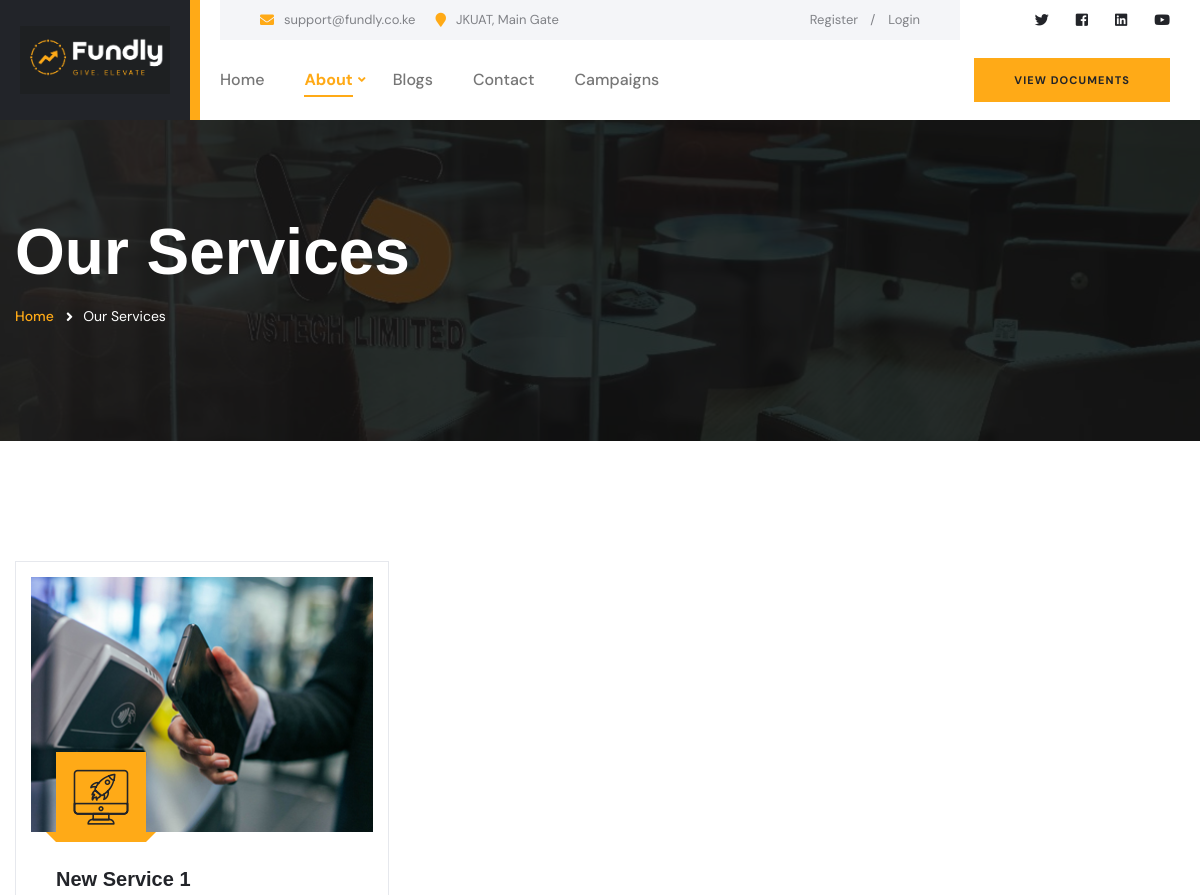
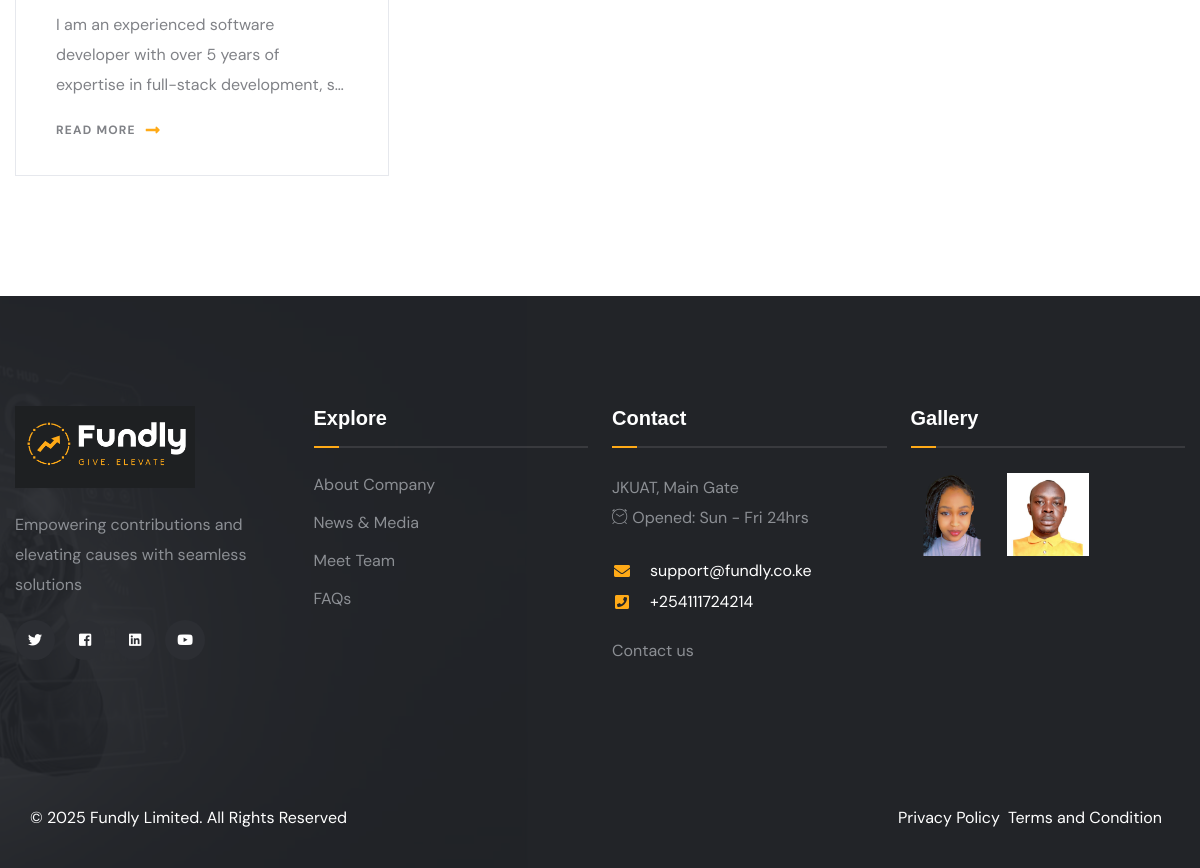
/services/, run on an earlier commit of the app's database (2 pictures, top to bottom).
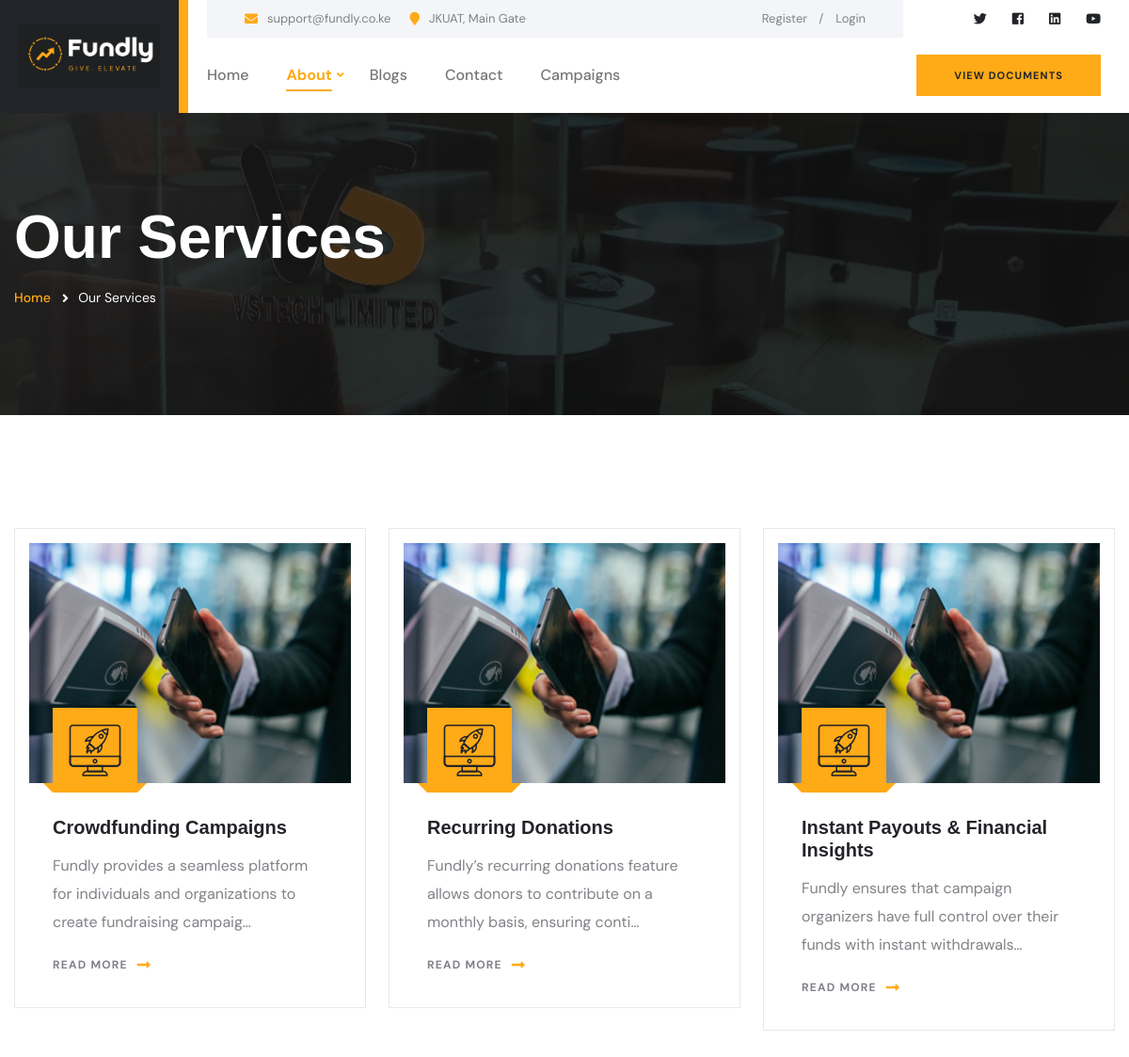
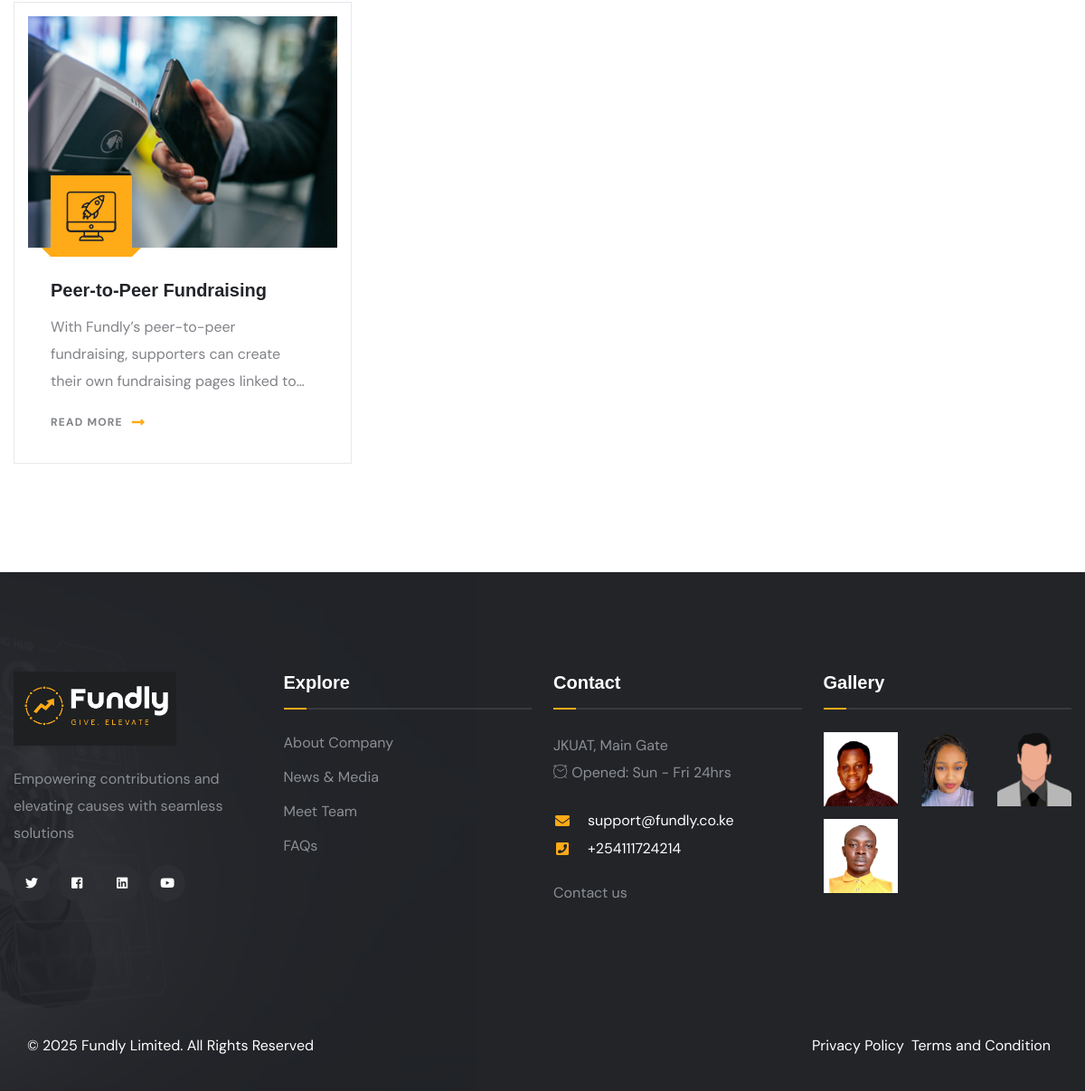
And on a later commit of the database (2 pictures, top to bottom).
### service/models.py (models this page shows)
class Service(models.Model):
    title = models.CharField(max_length=100)
    slug = models.SlugField(unique=True, max_length=120)
    description = models.TextField()
    icon = models.CharField(max_length=30, blank=True, null=True)
    front_image = models.ImageField(upload_to='Services/front/', null=True, blank=True)
    cover_image = models.ImageField(upload_to='Services/cover/', null=True, blank=True)
    created_at = models.DateTimeField(auto_now_add=True)
    updated_at = models.DateTimeField(auto_now=True)
    def __str__(self):
        return self.title
    def get_absolute_url(self):
        return reverse('services:detail', kwargs={'slug': self.slug})
    class Meta:
        ordering = ('created_at',)

### users/models.py (models this page shows, shortened)
class Team(models.Model):
    user = models.OneToOneField('auth.User', on_delete=models.CASCADE, related_name='team')
    slug = models.SlugField(unique=True)
    rank = models.CharField(max_length=100)
    image = models.ImageField(upload_to='users/teams/')
    experience = models.TextField(null=True, blank=True)
    is_active = models.BooleanField(default=True)
    order = models.PositiveSmallIntegerField(default=0)
    created_at = models.DateTimeField(auto_now_add=True)
    updated_at = models.DateTimeField(auto_now=True)
    class Meta:
        ordering = ('order',)
    def get_absolute_url(self):
        return reverse('users:team_details', kwargs={'slug': self.slug})

### service/views.py (the view)
# urls.py: path('', views.index, name='list'),
def index(request):
    context = {
        'title': 'Our Services',
        'services': Service.objects.all(),
    }
    return render(request, 'services/index.html', context)

### core/context_processor.py (called while the page is built)
def all(request):
    current_year = datetime.now().year
    return {
        'current_year': current_year,
        'about': About.objects.filter(is_active=True).first(),
        'teams': Team.objects.filter(is_active=True),
    }

### templates/services/index.html (shortened to what this page needs)
{% extends 'base.html' %}
{% block content %}
	{% if services %}
	<section class="services-section">
		<div class="auto-container">
			<div class="row">
				{% for service in services %}
					<div class="service-block col-lg-4 col-md-6 col-sm-12 wow fadeInUp">
						<div class="inner-box">
							<div class="image-box">
								<figure class="image"><a href="{{ service.get_absolute_url }}"><img src="{% if service.front_image %}{{ service.front_image.url }}{% else %}/static/images/resource/service-1.jpg{% endif %}" alt="{{ service }}" title="{{ service }}"></a></figure>
								<div class="icon-box"><i class="{% if service.icon %}{{ service.icon }}{% else %}icon flaticon-business-010-startup{% endif %}"></i></div>
							</div>
							<div class="content-box">
								<h5 class="title"><a href="{{ service.get_absolute_url }}">{{ service.title }}</a></h5>
								<div class="text">{{ service.description|truncatechars:100 }}</div>
								<a href="{{ service.get_absolute_url }}" class="read-more">read More <i class="fa fa-long-arrow-alt-right"></i></a>
							</div>
						</div>
					</div>
				{% endfor %}
			</div>
		</div>
	</section>
{% endif %}
{% endblock %}

### templates/partials/footer.html (shortened to what the changed rows need)
<footer class="main-footer">
    <div class="widgets-section">
        <div class="auto-container">
            <div class="row">
                <div class="footer-column col-xl-3 col-lg-4 col-md-6 col-sm-12">
                    <div class="footer-widget gallery-widget">
                        <div class="widget-content">
                            <div class="outer clearfix">
                                {% if teams %}
                                    {% for team in teams %}
                                        <figure class="image">
                                            <a href="{{ team.get_absolute_url }}"><img src="{% if team.image %}{{ team.image.url }}{% else %}/static/images/resource/project-thumb-1.jpg{% endif %}" alt="{{ team.user.get_full_name|default:'No Name'}}"></a>
                                        </figure>
                                    {% endfor %}
                                {% endif %}
                            </div>
                        </div>
                    </div>
                </div>
            </div>
        </div>
    </div>
</footer>

What changed in the data, as far as the page shows it:
changed Service: title "New Service 1" → "Crowdfunding Campaigns"; description "I am an experienced software developer with over 5 years of expertise in full-stack development, s…" → "Fundly provides a seamless platform for individuals and organizations to create fundraising campaig…"
added Service: title "Recurring Donations", description "Fundly’s recurring donations feature allows donors to contribute on a monthly basis, ensuring conti…"
added Service: title "Instant Payouts & Financial Insights", description "Fundly ensures that campaign organizers have full control over their funds with instant withdrawals…"
added Service: title "Peer-to-Peer Fundraising", description "With Fundly’s peer-to-peer fundraising, supporters can create their own fundraising pages linked to…"
added Team: image (picture)
added Team: image (picture)
